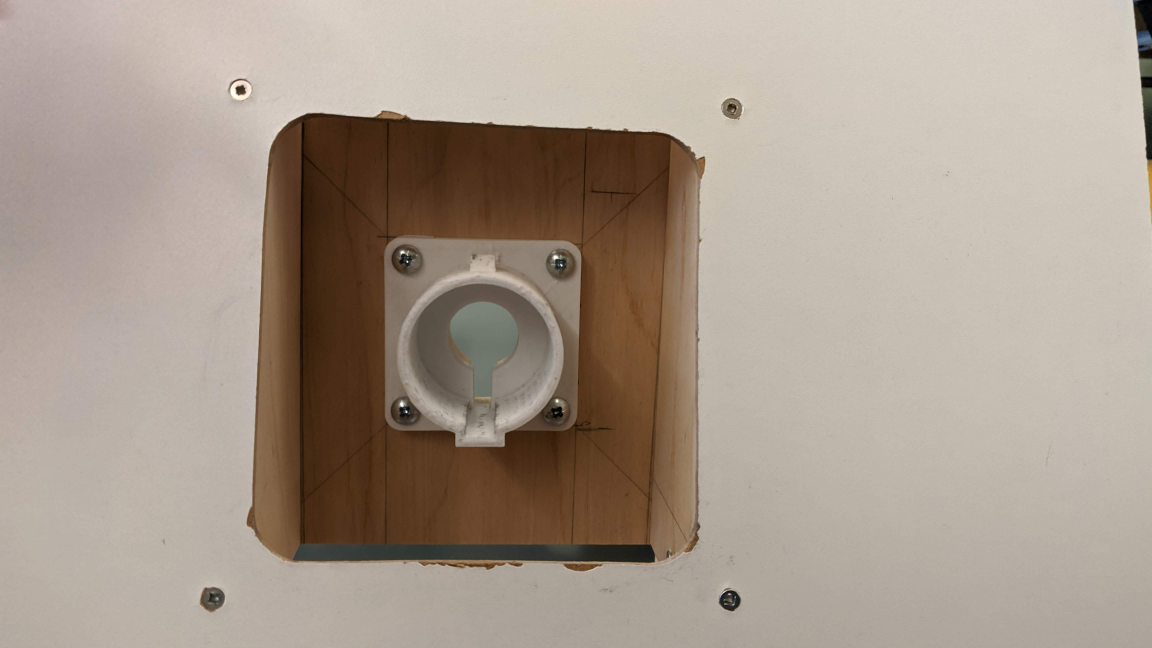
#> input picture Documents/esc204_main/esc204_charging_port_finder/test_port_1.jpg, 4608 x 2592 px, given in place of the camera (shown at 1/4 size)
$ python charging_port_finder.py
#> lines starting #> are read from the running program, lines starting #| are printed output that depends on the picture; after the words box and inside, x2 and y2 are one past the last pixel; in counts of white or black regions, pixels touching at a corner belong together
#> in camera_capture, frame is the input picture: shape (2592, 4608, 3); mean B, G, R 141.8, 154.5, 168.3
### Documents/esc204_main/esc204_charging_port_finder/charging_port_finder_library.py
# Contour outline library

import numpy as np
import cv2

#####
"""
These functions reformat the image.
"""

def ResizeWithAspectRatio(image, width=None, height=None, inter=cv2.INTER_AREA):
    """
    From Yong Da Li's github. He stole it from someone else. The 2nd-4th parameters are optional.
    """
#> called with width = 600, inter = 3

    dim = None
    (h, w) = image.shape[:2]
#> h = 2592; w = 4608

    if width is None and height is None:
        return image
    if width is None:
        r = height / float(h)
        dim = (int(w * r), height)
    else:
        r = width / float(w)
#> r = 0.13
        dim = (width, int(h * r))
#> dim = (600, 337)

    return cv2.resize(image, dim, interpolation=inter)
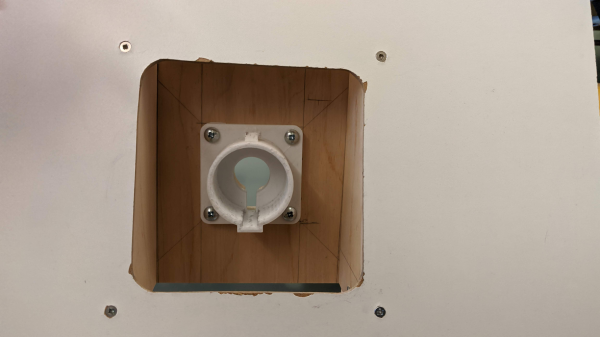
#> returned value: shape (337, 600, 3); mean of channels 0, 1, 2 141.8, 154.5, 168.3; drawn as B, G, R

def external_rectangle(image):
    """
    image = [ [ [B G R], [...], ..., [] ], [], ..., [] ]
    """
    dy = 0 #55 for webcam.
    start_point = (0,dy)
    end_point = (len(image[0])-1, len(image)-1-dy)
#> end_point = (599, 336)
    colour = (0,0,255)
    thickness = 1
    cv2.rectangle(image, start_point, end_point, colour, thickness)

    return image

#####

def max_contour_area(contours):
    """
    Definition:
    max_contour_area(contours)

    Inputs:
    1. contours = list of contours (edges of a coloured region)

    Functionality:
    1. Finds maximum contour area

    Outputs:
    1. max_area_index = index of maximum contour
    """

    max_area = 0
    max_area_index = 0

    for i in range(len(contours)):
        new_area = cv2.contourArea(contours[i])

        if new_area > max_area:
            max_area = new_area
            max_area_index = i

    # Return maximum area's index
    return max_area_index

def find_max_inner_area(contours, hierarchy, max_area_index):
    """
    Definition:
    find_max_inner_area(contours, hierarchy, max_area_index)

    Inputs:
    1. contours = list of contours
    2. hierarchy = tree structure of inner contours
    3. max_area_index = which contour is the parent node

    Functionality:
    >>Runs through inner contours
    1. Find maximum contour
    <<

    Outputs:
    1. max_child_index = child contour with largest area

    Notes:
    hierarchy = [ [[Next, Previous, First_Child, Parent] ] ]
    We need to unpackage the hierarchy
    """

    # Select first inner area from largest area contour
    next_child = hierarchy[0][max_area_index][2]

    # Find max inner contour area
    max_area = 0
    max_child_index = 0

    while(next_child != -1):

        new_area = cv2.contourArea(contours[next_child])

        if new_area > max_area:

            max_area = new_area
            max_child_index = next_child

        next_child = hierarchy[0][next_child][0] # Select next child

    return max_child_index

def centre_finder(image, target_contour):
    """
    Definition:
    centre_finder(image, target_contour)

    Inputs:
    1. image
    2. target_contour

    Functionality:
    1. Compute x-, y-moments
    >>IF show_steps == TRUE:
    2. Draw rectangle around
    3. Draw dot in centre
    <<

    Outputs: [image, [cX, cY]]
    1. image = colour image with target drawn in the middle of the charging port
    2. [cX, cY] = x- and y-coordinates of the centre

    Source:
    1. https://www.pyimagesearch.com/2016/02/01/opencv-center-of-contour/
    """
    # Compute the center of the contour
    M = cv2.moments(target_contour)
    cX = int(M['m10'] / M['m00'])
    cY = int(M['m01'] / M['m00'])

    return [cX,cY]

def centre_target(image, target_contour, centre, show_steps=False, close_windows=False):
    [cX, cY] = centre
    # Draw RECTANGLE around image
    cv2.rectangle(image, cv2.boundingRect(target_contour), (0,0,255),5)

    # Draw DOT in the centre of the image
    cv2.circle(image, (cX, cY), 7, (255, 255, 255), -1)
    cv2.putText(image, '('+str(cX)+','+str(cY)+')', (cX - 40, cY + 20), cv2.FONT_HERSHEY_SIMPLEX, 0.5, (255, 255, 255), 2)

    if show_steps == True:

        # Show the image
        cv2.imshow('Centred Image', image)

        # Print centre coordinates
        print('Centre is at: ('+str(cX)+','+str(cY)+')')

    if close_windows == True:
        cv2.waitKey()
        cv2.destroyAllWindows()

    return image

#####

def contour_outline(image='test_port_0.jpg', method=0,show_final=False,show_steps=False,close_windows=False):
    """
    Definition:
    [image, contour] = contour_outline(image_name='test_port_0.jpg', method=0, steps_shown=False, close_windows=False)

    Inputs:
    1.

    Functionality:
    1. Retrieve image from file
    2. Resize image to correct size
    3.
    7. Show (a) Original, (b) Grey-scale, (c) Threshold, (d) All contours, (e) Largest contour, (f) Largest inner contour

    Return:
    [im_resize, contours[max_child_index]]

    Outputs:
    1. im_resize = resized image
    2. contours[max_child_index] = contour defining largest inner area

    Source:
    1. https://stackoverflow.com/questions/28677544/how-do-i-display-the-contours-of-an-image-using-opencv-python
    """

    if type(image) == str:
        # Open up file
        image = cv2.imread(image)
    else:
        # Assume it is a BGR list
        pass


    im_resize = ResizeWithAspectRatio(image.copy(), 600)

    im_border = external_rectangle(im_resize)
    """
    if show_steps == True:
        # Declare the images to display
        im_all_contours = im_resize.copy()
        im_max_contour = im_resize.copy()
        im_max_inner_contour = im_resize.copy()
    else:
        im_all_contours = im_resize
        im_max_contour = im_resize
        im_max_inner_contour = im_resize
    """
    im_all_contours = im_resize
    im_max_contour = im_resize
    im_max_inner_contour = im_resize
    # Convert to grey
    im_grey = cv2.cvtColor(im_border,cv2.COLOR_BGR2GRAY)
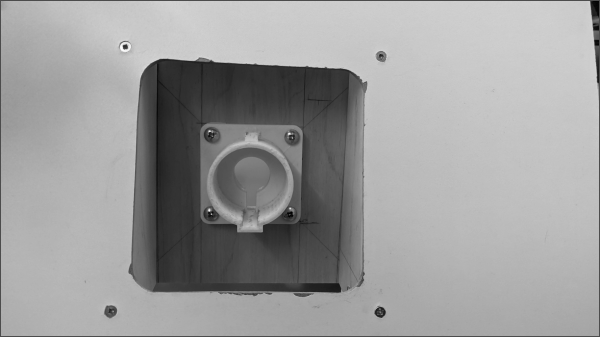
#> im_grey: shape (337, 600); min 1, max 254, mean 156.3

    if method == 1:
        # Mean
        im_grey = cv2.medianBlur(im_grey,5)
        im_thresh = cv2.adaptiveThreshold(im_grey,255,cv2.ADAPTIVE_THRESH_MEAN_C,cv2.THRESH_BINARY,11,2)

    elif method == 2:
        im_grey = cv2.medianBlur(im_grey,5)
        im_thresh = cv2.adaptiveThreshold(im_grey,255,cv2.ADAPTIVE_THRESH_GAUSSIAN_C,cv2.THRESH_BINARY,11,2)

    else: # If method == 0 or else
        # Normal. Grey-scale the image
        ret,im_thresh = cv2.threshold(im_grey,127,255,0)
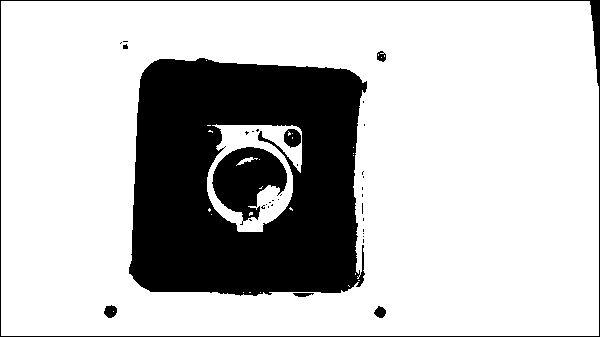
#> im_thresh: shape (337, 600); 75.7% white; 36 black regions (27 under 20 px)

    # Find all contours
    contours, hierarchy = cv2.findContours(im_thresh,cv2.RETR_TREE,cv2.CHAIN_APPROX_SIMPLE)
#> contours = 71 contours, 59 with area under 20; largest, box (x1, y1, x2, y2) and area: (1, 1, 599, 336) 199000, (128, 57, 368, 297) 51127, (207, 124, 302, 232) 7608, (211, 146, 288, 222) 3612, (283, 128, 302, 149) 278

    # Find maximum contour area!
    max_area_index = max_contour_area(contours)
#> the loop in max_contour_area, `for i in range(len(contours)):` made 71 passes
#> new_area on passes 2, 3, 5, 11, 19, 34, 49, 53, 58: 114.5, 143, 82, 22, 51127, 7608.5, 3612, 39.5, 277.5
#> after the loop in max_contour_area, `for i in range(len(contours)):`: max_area = 198999.5; max_area_index = 0
#> max_area_index = 0

    # Find maximum inner contour area
    max_child_index = find_max_inner_area(contours, hierarchy, max_area_index)
#> in find_max_inner_area, `next_child = hierarchy[0][max_area_index][2]`: next_child = 1
#> the loop in find_max_inner_area, `while(next_child != -1): ` made 22 passes
#> (new_area, max_area, max_child_index, next_child) on passes 1, 2, 17: (114.5, 114.5, 1, 2), (143, 143, 2, 4), (51127, 51127, 18, 63)
#> (new_area, next_child) on passes 3, 9, 18, 19: (82, 5), (22, 11), (93.5, 67), (28, 68)
#> after the loop in find_max_inner_area, `while(next_child != -1):`: max_area = 51127; max_child_index = 18
#> max_child_index = 18

    if show_steps == True:
        cv2.imshow('Original', image) # Original colour image
        cv2.waitKey()
        cv2.imshow('Resized', im_resize) # Resized image
        cv2.waitKey()
        cv2.imshow('Grey scale', im_grey) # Grey-scale image
        cv2.waitKey()
        cv2.imshow('Threshold', im_thresh) # Thresholded image
        cv2.waitKey()
        # Draw contours
        cv2.drawContours(im_all_contours, contours, -1, (255,0,0), 1)
        cv2.imshow('All contours', im_all_contours) # All contours
        cv2.waitKey()

        # Draw maximum contour area!
        cv2.drawContours(im_max_contour, contours, max_area_index, (0,255,0),2) # This one works... I needed to put [] around the other one's 'contours'!!!
        cv2.imshow('Largest contour', im_max_contour) # Largest contour
        cv2.waitKey()

        # Draw maximum inner contour area
        cv2.drawContours(im_max_inner_contour, contours, max_child_index, (0,0,255),3) # This one works... I needed to put [] around the other one's 'contours'!!!
        cv2.imshow('Largest inner contour', im_max_inner_contour) # Largest inner contour

    elif show_final == True:
        cv2.drawContours(im_all_contours, contours, -1, (255,0,0), 1)
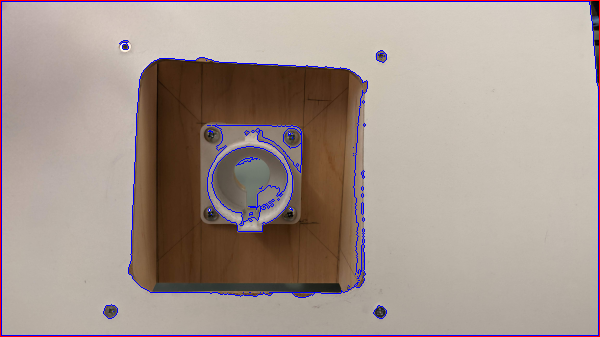
#> im_all_contours: shape (337, 600, 3); mean B, G, R 142.5, 149.7, 165.5
        cv2.drawContours(im_max_contour, contours, max_area_index, (0,255,0),2)
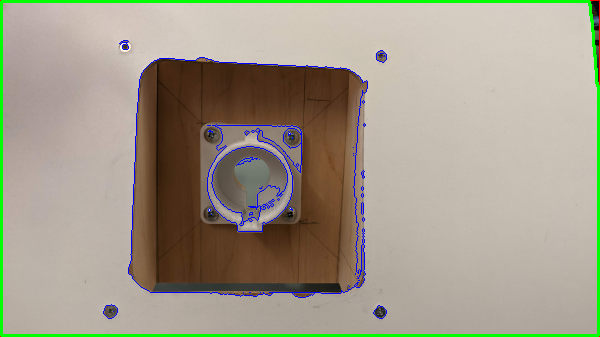
#> im_max_contour: shape (337, 600, 3); mean B, G, R 138.5, 155, 161.5
        cv2.drawContours(im_max_inner_contour, contours, max_child_index, (0,0,255),3)
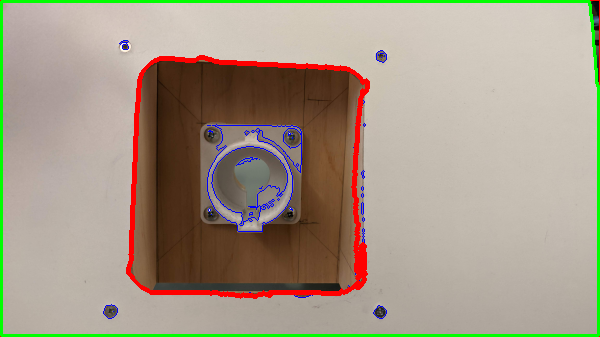
#> im_max_inner_contour: shape (337, 600, 3); mean B, G, R 135.3, 152.7, 164.7
        # I won't actually display the final...
        # cv2.imshow('Final', im_max_inner_contour)

    if close_windows == True:
        # Close all windows
        cv2.waitKey()
        cv2.destroyAllWindows()

    # Return image of max inner contour. Changed from im_resize
    return [im_max_inner_contour, contours[max_child_index]]

#contour_outline(image='test_port_0.jpg', method=0,show_steps=False,overlay=False,close_windows=False)

### Documents/esc204_main/esc204_charging_port_finder/charging_port_finder.py
# Charging port finder

"""
Successfully finds hole in outline. Thank goodness <3! February 14, 2020
"""

import numpy as np
import cv2
from charging_port_finder_library import *

def charging_port_finder(image_name='test_port_2.jpg', method=0, show_final=False, show_steps=False, close_windows=False):
    """
    Definition:
    charging_port_finder(image_name='test_port_2.jpg', method=0, show_final=False, show_steps=False, close_windows=False)

    Inputs:
    1. image_name = a (valid) image file name
    2. method = whether the picture uses regular (0), Mean (1), or Gaussian (2)
    3. show_final = show final image
    4. steps_shown = whether the various contouring steps are shown (False=no show, True=show)
    5. close_windows = whether old windows should be closed

    Functionality:
    1. Outputs centre of image
    >>IF steps are shown:
        2. Closes windows after each step
        3. Pauses for key input
    <<
    4. Shows final contour of charging port

    Returns:
    [image,[cX, cY]]

    Outputs:
    1. image = marked up image
    2. [cX, cY] = the centre of the charging port

    Common errors:
    1. Finds the port that you directly plug the charger into
        -> Fix -- same result
    2. Grey scaled image means that some borders blend in
        -> Fix with weighting colours?
    3. Invalid image name
        -> Fix with TRY, EXCEPT
    4. No contour detected
        -> Fix with TRY, EXCEPT
    5. No inner contour detected
        -> Fix with TRY, EXCEPT
    6. Incorrect contour detected
        -> Oops... Fix with
    7. Too large outline
    """

    # Input error testing
    """
    if type(image_name) != str:
        print('ERROR: type(image_name) != str\type(image_name)=' + str(type(image_name)))
        return -1
    elif image_name[-4:] != '.png' and image_name[-4:] != '.jpg':
        print('ERROR: image_name not .jpg or .png')
        return -1
    #elif image_name not in file:
    """
    if type(method) != int:
        print('ERROR: type(method) != int')
        return -1
    elif method<0 or method>2:
        print('ERROR: method<0 or method>2')
        return -1

    if type(show_steps) != bool or type(close_windows) != bool:
        print('ERROR: type(show_steps) != bool or type(close_windows) != bool')
        return -1

    [image, contour] = contour_outline(image_name, method, show_final, show_steps, close_windows)
#> contour = contour of 290 points, box (x1, y1, x2, y2) (128, 57, 368, 297), area 51127
    [cX, cY] = centre_finder(image, contour)
#> in centre_finder, `M = cv2.moments(target_contour)`: M = moments, m00 51127, centre m10/m00, m01/m00 = (245.4, 178.4)
#> in centre_finder, `cX = int(M['m10'] / M['m00'])`: cX = 245
#> in centre_finder, `cY = int(M['m01'] / M['m00'])`: cY = 178
#> cX = 245; cY = 178

    if show_final == True:
        image=centre_target(image,contour,[cX,cY])
#> in centre_target, `cv2.putText(image, '('+str(cX)+','+str(cY)+')', (cX - 40, cY + 20), cv..`:
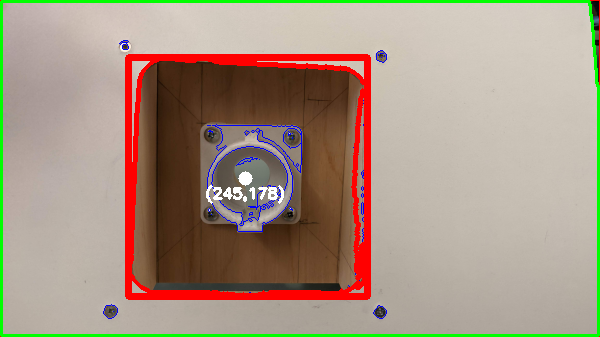
#> image: shape (337, 600, 3); mean B, G, R 131.2, 148.4, 166.9

    return [image,[cX, cY]]

def camera_capture():
    """
    Source:
    https://opencv-python-tutroals.readthedocs.io/en/latest/py_tutorials/py_gui/py_video_display/py_video_display.html
    """
    cap = cv2.VideoCapture(0)

    while(True):
        # Capture frame-by-frame
        ret, frame = cap.read()

        # Our operations on the frame come here
        try:
            [image, [cX, cY]] = charging_port_finder(frame,method=0, show_final=True, show_steps=False, close_windows=False)
#> cX = 245; cY = 178
        except:
            image = frame
            print("ERROR: Exception taken")
            pass

        # Display the resulting frame
        cv2.imshow('frame',image)
        if cv2.waitKey(1) & 0xFF == ord('q'):
#> (key q is pressed here)
            break

    # When everything done, release the capture
    cap.release()
    cv2.destroyAllWindows()
    return 0

#[image, [cX, cY]] = charging_port_finder('test_port_2.jpg',0,True, True, True)
#cv2.imshow('image', image)
camera_capture()
